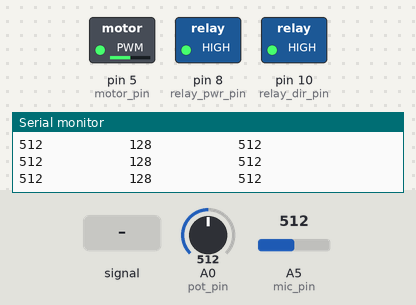
Simulated run of this sketch. Board: Arduino Uno, built with avr-gcc and run on an emulated ATmega328P. Parts: switched loads named in the sketch (green lamp = pin HIGH), the last lines printed to the serial monitor. The inputs (shaded band) are chosen by the test bench; at power-on: A5 (mic_pin) = 512, A0 (pot_pin) = 512.

Above: at 1.2 s.
1.3 s: A5 (mic_pin) fed a 200 Hz sine of ±460 counts around its level
4.3 s: A5 (mic_pin) set to 900
At 6.0 s:
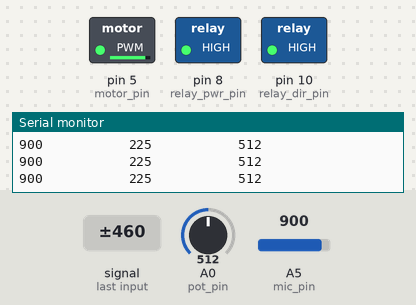
6.3 s: A0 (pot_pin) set to 150
9.3 s: A0 (pot_pin) set to 128
At 10.1 s:
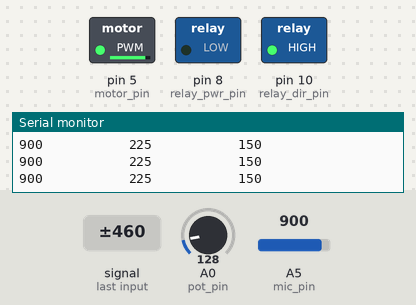
12.3 s: A0 (pot_pin) set to 306
At 12.9 s:
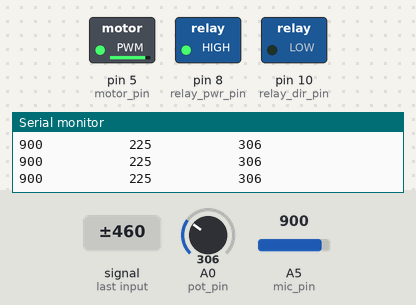
13.8 s: A5 (mic_pin) set to 306
At 15.2 s:
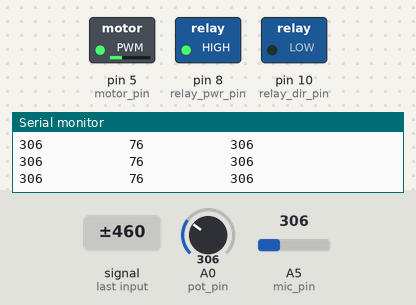
Timing chart, 0 to 16.8 s (numbered marks = the images above; inputs shaded):
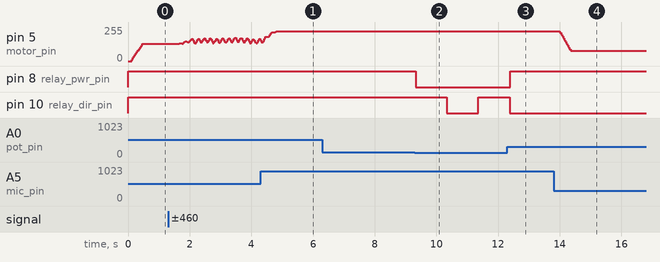

The sketch:

revised.ino
```cpp
////////////////////////////////////////////
//Conor Barry  04/30/14
//Original file created
//  -Performed basic smoothing on microphone input
//  -Rotated blinds at speed proportional to sound level from microphone
//  -Switched directions at limits of potentiometer
//  -Ignored noise input at high motor speeds (because of loud motor)

//Colin Harman 01/27/15
//Revisited and revised
//  -Reworked overall structure
//  -Simplified filter functions

//Blinds project for Jim Cogswell, http://www.jimcogswell.com/

////////////////////////////////////////////


//VARIABLE DECLARATIONS
//All pin variables should be const

//Potentiometer variables
const int pot_pin = 0;                   // Arduino pin for potentiometer input
int pot_raw = 0;                         // potentiometer value storage
const int lim_cw = 140;                  // point at which the blinds change direction from clockwise to anticlockwise. Ranges from 0 - 1023
const int lim_ccw = 850;                 // point at which the blinds change direction from anticlockwise to clockwise
int shim_cw_out = 275;                   // outside edge of clockwise shimmer threshold
int shim_cw_in = 325;                    // inside edge of clockwise shimmer threshold
int shim_ccw_out = 725;                  // outside edge of counterclockwise shimmer threshold
int shim_ccw_in = 675;                   // inside edge of counterclockwise shimmer threshold

//changes direction at each array level and proceeds to the next
int limit_progression[] = {lim_cw, shim_cw_in, shim_cw_out, shim_ccw_out, shim_ccw_in, lim_ccw};


//starts going clockwise until lim_cw
int lim_next_index = 0;
boolean motor_dir = true;                // direction of motor (true = clockwise) & initial direction


//Microphone & signal variables
int noise_thresh = 70;                   // threshold at which the microphone will begin listening. Ranges from 0 - 1023 - 75 seems to be optimal
int noise_loud = 300;                    // threshold for really LOUD noise (potentially due to motor, to ignore)
const int filter_size = 21;              // filter_size should  be an odd number, no smaller than 3
int sensSmoothArray1 [filter_size];      // array for holding raw sensor values for sensor1 //////////////////////////////////////////////////////////////////////////////////////
int mic_raw, mic_smooth;                 // variables for sensor1 data
float filterVal = 0.001;                 // this determines smoothness, .0001 is max  1 is off (no smoothing) ////////////////////////////////////////////////////////////////////
float smoothedVal;                       // this holds the last loop value just use a unique variable for every different sensor that needs smoothing ////////////////////////////
const int mic_pin = A5;                  // ?-> [the SPL output is connected to analog pin 0] <-?

//Motor variables
const int motor_pin = 5;                 // Arduino pin for motor output
int motor_spd = 0;                       // speed of motor (0 to 255)
const int relay_pwr_pin = 8;             // Arduino pin for motor power (on/off) relay
const int relay_dir_pin = 10;            // Arduino pin for motor direction relay
int motor_scaled;                        // value storage for the scaled motor value
int coast_down = 1000;                   // msecs to allow motor to stop
int relay_delay = 10;                    // msecs to allow relay action


//INIT
void setup()  {
  Serial.begin(9600); // turn on serial for debugging purposes only
  //Initialize pins
  pinMode(motor_pin, OUTPUT);
  pinMode(relay_pwr_pin, OUTPUT);
  pinMode(relay_dir_pin, OUTPUT);
  //Initialize relays
  digitalWrite(relay_pwr_pin,HIGH); // set initial power state ON
  digitalWrite(relay_dir_pin,HIGH); // set initial direction to be CLOCKWISE
}


//MAIN
void loop(){

  //put a MIC_READ here instead of in a function

  //micThreshed() in call to digitalSmooth gives (0 or mic_raw).  not sure if this will work because of scope of mic_raw etc
  mic_smooth = digitalSmooth(micThreshed(), sensSmoothArray1);  // every sensor you use with digitalSmooth needs its own array

  //Writes mic_raw, motor_spd, pot_value to serial
  debugSerial(mic_raw, smoothedVal, pot_raw);

  //Abstraction to write speed to motor based on whatever
  speedWrite();

  pot_raw = analogRead(pot_pin); //read the value for the potentiometer

  //Abstraction to determine direction based on whatever
  directionWrite();
}
//ENDLOOP//


////////////////////////////////////////////
//DIGITAL SMOOTHING FUNCTION
int digitalSmooth(int rawIn, int *sensSmoothArray){     // "int *sensSmoothArray" passes an array to the function - the asterisk indicates the array name is a pointer
  int j, k, temp, top, bottom;
  long total;
  static int i;
  // static int raw[filter_size];
  static int sorted[filter_size];
  boolean done;
  i = (i + 1) % filter_size;    // increment counter and roll over if necc. -  % (modulo operator) rolls over variable
  sensSmoothArray[i] = rawIn;                 // input new data into the oldest slot
  // Serial.print("raw = ");
  for (j=0; j<filter_size; j++){     // transfer data array into anther array for sorting and averaging
    sorted[j] = sensSmoothArray[j];
  }
  done = 0;                // flag to know when we're done sorting
  while(done != 1){        // simple swap sort, sorts numbers from lowest to highest
    done = 1;
    for (j = 0; j < (filter_size - 1); j++){
      if (sorted[j] > sorted[j + 1]){     // numbers are out of order - swap
        temp = sorted[j + 1];
        sorted [j+1] =  sorted[j] ;
        sorted [j] = temp;
        done = 0;
      }
    }
  }
  /*
  for (j = 0; j < (filter_size); j++){    // print the array to debug
   Serial.print(sorted[j]);
   Serial.print("   ");
   }
   Serial.println();
   */
  // throw out top and bottom 25% of samples - limit to throw out at least one from top and bottom
  bottom = max(((filter_size * 25)  / 100), 1);
  top = min((((filter_size * 75) / 100) + 1  ), (filter_size - 1));   // the + 1 is to make up for asymmetry caused by integer rounding
  k = 0;
  total = 0;
  for ( j = bottom; j< top; j++){
    total += sorted[j];  // total remaining indices
    k++;
    // Serial.print(sorted[j]);
    // Serial.print("   ");
  }
  //  Serial.println();
  //  Serial.print("average = ");
  //  Serial.println(total/k);
  return total / k;    // divide by number of samples
}
////////////////////////////////////////////
//ALTERNATIVE SMOOTHING FUNCTION
int smooth(int data, float filterVal, float smoothedVal){
  if (filterVal > 1){      // check to make sure param's are within range
    filterVal = .99;
  }
  else if (filterVal <= 0){
    filterVal = 0;
  }
  smoothedVal = (data * (1 - filterVal)) + (smoothedVal  *  filterVal);
  return (int)smoothedVal;
}
// reads mic pin
// returns (0 or mic_raw)
int micThreshed(){
  mic_raw = analogRead(mic_pin);   // read sensor 1
  if(mic_raw > noise_thresh && ~(mic_raw > noise_loud && smoothedVal > 60)){ // if mic exceeds room noise BUT NOT if mic is loud while motor is high (ignores motor noise)
    return mic_raw;
  }
  else{                       //if mic does not exceed room noise, then don't read mic
    return 0;
  }
}
void speedWrite(){
  smoothedVal = mic_smooth * 0.25; // divide the smoothed values by 4 so that they fit within a suitable output range for the motor
  analogWrite(motor_pin,smoothedVal); //set the motor to go at this speed
}


//returns true if:
// - index mod 2 = 0 AND pot < limit
// - index mod 2 = 1 AND pot > limit
boolean potCompare(int pot_reading, int next_index){
  if(next_index % 2 == 0 && pot_reading < limit_progression [next_index]){
    return true;
  }
  else if(next_index % 2 == 1 && pot_reading > limit_progression [next_index]){
    return true;
  }
  else{
    return false;
  }
}

//changes motor direction
void switchDirection(){
  if(motor_dir==true){ //if pot reads that its reached the edge and the motor is moving clockwise
    digitalWrite(relay_pwr_pin, LOW); //turn off power
    delay(coast_down + relay_delay); //wait for it to slow down
    digitalWrite(relay_dir_pin,LOW); //change direction
    delay(relay_delay);
    digitalWrite(relay_pwr_pin,HIGH); //turn on motor
    motor_dir = false; //the direction is now anti-clockwise
  }
  else if(motor_dir==false){ //if the pot reaches far left, and motor direction is counterclockwise
    digitalWrite(relay_pwr_pin, LOW); //turn off power
    delay(coast_down + relay_delay); // wait for it to slow down
    digitalWrite(relay_dir_pin,HIGH); //change direction
    delay(relay_delay);
    digitalWrite(relay_pwr_pin,HIGH); //turn on motor
    motor_dir = true; //the direction is now clockwise
  }
}

//Writes motor direction using following algorithm:
//NOTE: REQUIRES CORRECT INITIAL CONDITIONS TO FUNCTION.
//IF INITIAL CONDITIONS ARE WRONG MECHANISM WILL NOT STOP
//AT LIMITS AND MAY DAMAGE ITSELF
void directionWrite(){
  if(potCompare(pot_raw, lim_next_index)){
      switchDirection();
  }
  /*
  if(pot_raw < lim_cw && motor_dir==true){ //if pot reads that its reached the edge and the motor is moving clockwise
    digitalWrite(relay_pwr_pin, LOW); //turn off power
    delay(coast_down + relay_delay); //wait for it to slow down
    digitalWrite(relay_dir_pin,LOW); //change direction
    delay(relay_delay);
    digitalWrite(relay_pwr_pin,HIGH); //turn on motor
    motor_dir = false; //the direction is now anti-clockwise
  }
  else if(pot_raw > lim_ccw && motor_dir==false){ //if the pot reaches far left, and motor direction is counterclockwise
    digitalWrite(relay_pwr_pin, LOW); //turn off power
    delay(coast_down + relay_delay); // wait for it to slow down
    digitalWrite(relay_dir_pin,HIGH); //change direction
    delay(relay_delay);
    digitalWrite(relay_pwr_pin,HIGH); //turn on motor
    motor_dir = true; //the direction is now clockwise
  }*/
}


//Outputs debugging information in the serial window in the following format:
// Uncomment the following Serial lines of code and open the serial monitor while running to see the raw mic value, the motor speed (smoothedVal), and potentiometer value
//  mic_raw       motor_spd          POT VALUE
void debugSerial(int mic_raw, int smoothedVal, int pot_raw){
  Serial.print(mic_raw);
  Serial.print("           ");
  Serial.print(smoothedVal);
  Serial.print("           ");
  Serial.println(pot_raw);
}
```

Measured:
- the behaviour switches between 140 and 139 on A0 (pot_pin) (found by bisection; images 1 and 2)
- after the input at 9.3 s, pin 8 (relay_pwr_pin): HIGH → LOW at once; pin 10 (relay_dir_pin): HIGH → LOW after 1.0 s, → HIGH 1.0 s later
- after the input at 12.3 s, pin 8 (relay_pwr_pin): LOW → HIGH after 0.09 s; pin 10 (relay_dir_pin): goes on until 12.4 s, then stays LOW
- after the input at 13.8 s, pin 5 (motor_pin): moves from 225/255 to 76/255 over 0.34 s, starting after 0.21 s
